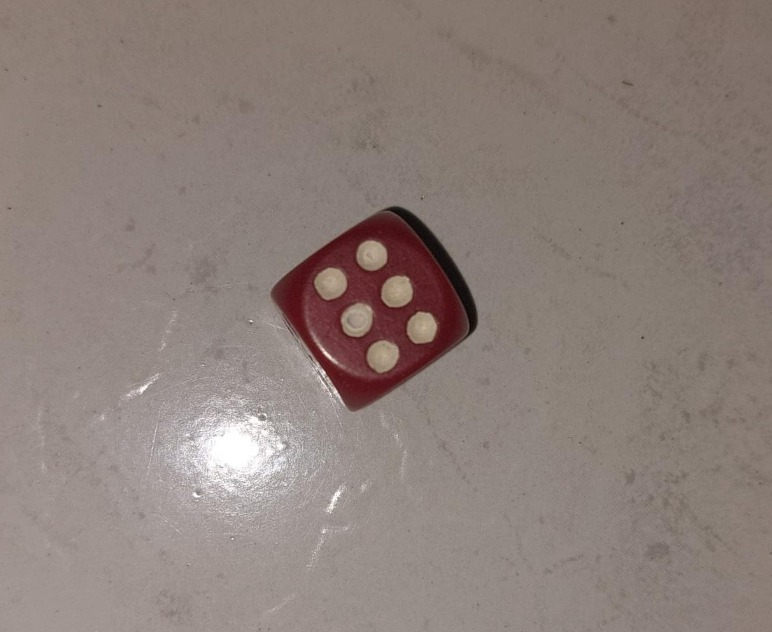
#> input picture dado.jpeg, 772 x 632 px
$ python binarizacao.py
#> lines starting #> are read from the running program, lines starting #| are printed output that depends on the picture; after the words box and inside, x2 and y2 are one past the last pixel; in counts of white or black regions, pixels touching at a corner belong together
import cv2

dado = cv2.imread('dado.jpeg', cv2.IMREAD_COLOR)
#> dado is the input picture: shape (632, 772, 3); mean B, G, R 122.1, 127.6, 140.8

gray = cv2.cvtColor(dado, cv2.COLOR_BGR2GRAY)
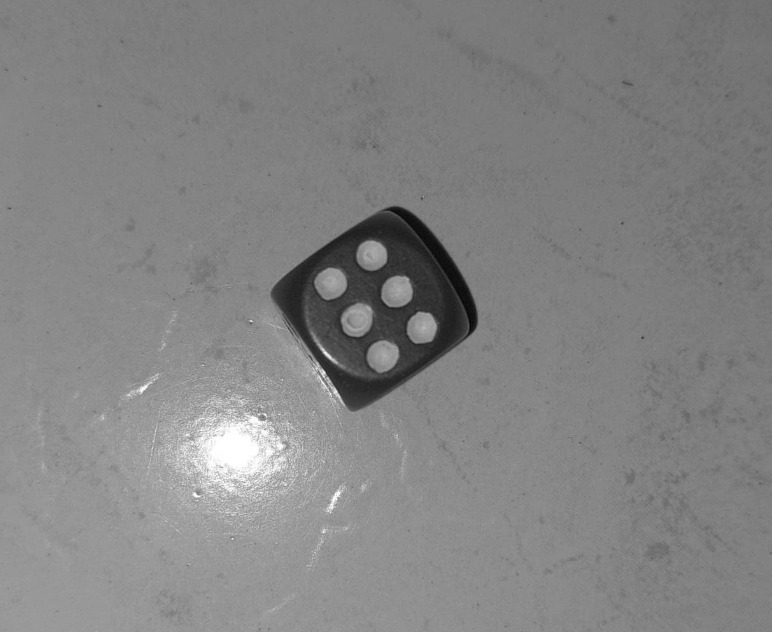
#> gray: shape (632, 772); min 3, max 255, mean 131
ret,thresh = cv2.threshold(gray,70,255,0)
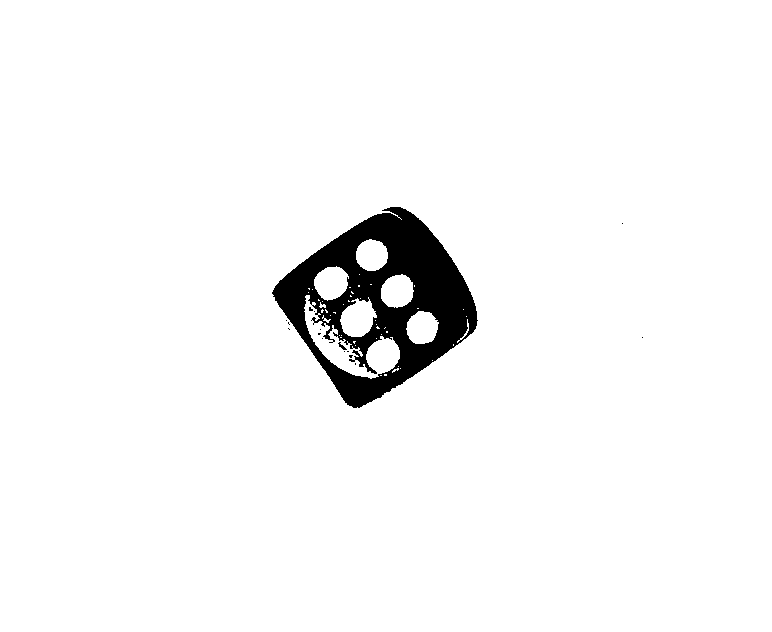
#> thresh: shape (632, 772); 96.3% white; 16 black regions (14 under 20 px), largest, box (x1, y1, x2, y2) and area: (272, 207, 478, 408) 17901, (338, 342, 347, 350) 27

status = cv2.imwrite("binarizacao.jpg", thresh)
